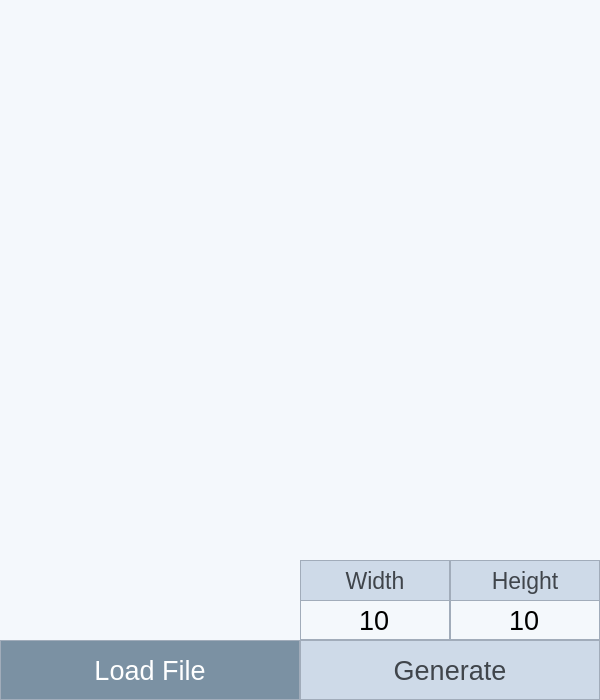
<?xml version="1.0" encoding="UTF-8"?>
<ui version="4.0">
 <class>Tangle</class>
 <widget class="QWidget" name="Tangle">
  <property name="geometry">
   <rect>
    <x>0</x>
    <y>0</y>
    <width>600</width>
    <height>700</height>
   </rect>
  </property>
  <property name="windowTitle">
   <string>Form</string>
  </property>
  <property name="styleSheet">
   <string notr="true">background-color: rgb(244, 248, 252);</string>
  </property>
  <widget class="QPushButton" name="btn_load">
   <property name="geometry">
    <rect>
     <x>0</x>
     <y>640</y>
     <width>300</width>
     <height>60</height>
    </rect>
   </property>
   <property name="font">
    <font>
     <pointsize>20</pointsize>
    </font>
   </property>
   <property name="styleSheet">
    <string notr="true">QPushButton {
	border: 1px solid rgb(161, 172, 186);
	background-color: rgb(123, 145, 163);
	color: white;
}

QPushButton:pressed {
    background-color: rgb(166, 204, 221);

}</string>
   </property>
   <property name="text">
    <string>Load File</string>
   </property>
  </widget>
  <widget class="QSpinBox" name="height_box">
   <property name="geometry">
    <rect>
     <x>450</x>
     <y>600</y>
     <width>150</width>
     <height>40</height>
    </rect>
   </property>
   <property name="font">
    <font>
     <pointsize>20</pointsize>
    </font>
   </property>
   <property name="styleSheet">
    <string notr="true">border: 1px solid rgb(161, 172, 186);</string>
   </property>
   <property name="wrapping">
    <bool>false</bool>
   </property>
   <property name="frame">
    <bool>false</bool>
   </property>
   <property name="alignment">
    <set>Qt::AlignCenter</set>
   </property>
   <property name="buttonSymbols">
    <enum>QAbstractSpinBox::NoButtons</enum>
   </property>
   <property name="minimum">
    <number>1</number>
   </property>
   <property name="maximum">
    <number>50</number>
   </property>
   <property name="value">
    <number>10</number>
   </property>
  </widget>
  <widget class="QSpinBox" name="width_box">
   <property name="enabled">
    <bool>true</bool>
   </property>
   <property name="geometry">
    <rect>
     <x>300</x>
     <y>600</y>
     <width>150</width>
     <height>40</height>
    </rect>
   </property>
   <property name="font">
    <font>
     <pointsize>20</pointsize>
    </font>
   </property>
   <property name="layoutDirection">
    <enum>Qt::LeftToRight</enum>
   </property>
   <property name="styleSheet">
    <string notr="true">border: 1px solid rgb(161, 172, 186);</string>
   </property>
   <property name="frame">
    <bool>false</bool>
   </property>
   <property name="alignment">
    <set>Qt::AlignCenter</set>
   </property>
   <property name="buttonSymbols">
    <enum>QAbstractSpinBox::NoButtons</enum>
   </property>
   <property name="accelerated">
    <bool>false</bool>
   </property>
   <property name="showGroupSeparator" stdset="0">
    <bool>false</bool>
   </property>
   <property name="minimum">
    <number>1</number>
   </property>
   <property name="maximum">
    <number>50</number>
   </property>
   <property name="value">
    <number>10</number>
   </property>
  </widget>
  <widget class="QPushButton" name="btn_generate">
   <property name="geometry">
    <rect>
     <x>300</x>
     <y>640</y>
     <width>300</width>
     <height>60</height>
    </rect>
   </property>
   <property name="font">
    <font>
     <pointsize>20</pointsize>
    </font>
   </property>
   <property name="styleSheet">
    <string notr="true">QPushButton {
	border: 1px solid rgb(161, 172, 186);
	background-color: rgb(206, 218, 232);
	color: rgb(64, 69, 75);
}

QPushButton:pressed {
    background-color: rgb(166, 204, 221);

}</string>
   </property>
   <property name="text">
    <string>Generate</string>
   </property>
  </widget>
  <widget class="QLabel" name="label">
   <property name="geometry">
    <rect>
     <x>300</x>
     <y>560</y>
     <width>150</width>
     <height>41</height>
    </rect>
   </property>
   <property name="font">
    <font>
     <pointsize>17</pointsize>
    </font>
   </property>
   <property name="styleSheet">
    <string notr="true">	border: 1px solid rgb(161, 172, 186);
	background-color: rgb(206, 218, 232);
	color: rgb(64, 69, 75);

</string>
   </property>
   <property name="text">
    <string>Width</string>
   </property>
   <property name="alignment">
    <set>Qt::AlignCenter</set>
   </property>
  </widget>
  <widget class="RenderArea" name="render_area" native="true">
   <property name="geometry">
    <rect>
     <x>50</x>
     <y>30</y>
     <width>500</width>
     <height>500</height>
    </rect>
   </property>
  </widget>
  <widget class="QLabel" name="label_2">
   <property name="geometry">
    <rect>
     <x>450</x>
     <y>560</y>
     <width>150</width>
     <height>41</height>
    </rect>
   </property>
   <property name="font">
    <font>
     <pointsize>17</pointsize>
    </font>
   </property>
   <property name="styleSheet">
    <string notr="true">	border: 1px solid rgb(161, 172, 186);
	background-color: rgb(206, 218, 232);
	color: rgb(64, 69, 75);

</string>
   </property>
   <property name="text">
    <string>Height</string>
   </property>
   <property name="alignment">
    <set>Qt::AlignCenter</set>
   </property>
  </widget>
 </widget>
 <customwidgets>
  <customwidget>
   <class>RenderArea</class>
   <extends>QWidget</extends>
   <header>view/render_area.h</header>
   <container>1</container>
  </customwidget>
 </customwidgets>
 <resources/>
 <connections/>
</ui>
